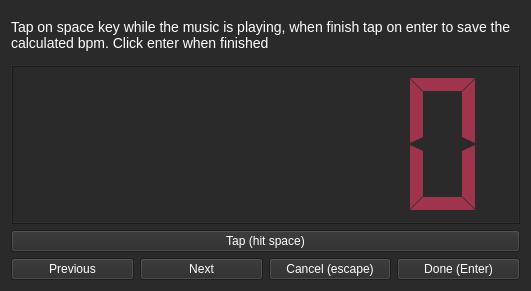
<?xml version="1.0" encoding="UTF-8"?>
<ui version="4.0">
 <class>tapDialog</class>
 <widget class="QDialog" name="tapDialog">
  <property name="windowModality">
   <enum>Qt::ApplicationModal</enum>
  </property>
  <property name="geometry">
   <rect>
    <x>0</x>
    <y>0</y>
    <width>531</width>
    <height>291</height>
   </rect>
  </property>
  <property name="windowTitle">
   <string>Taping the tempo</string>
  </property>
  <property name="styleSheet">
   <string notr="true">QDialog#tapDialog{
	background-color: rgb(42,42,42);
}</string>
  </property>
  <layout class="QVBoxLayout" name="verticalLayout">
   <item>
    <widget class="QLabel" name="label">
     <property name="sizePolicy">
      <sizepolicy hsizetype="Preferred" vsizetype="Fixed">
       <horstretch>0</horstretch>
       <verstretch>0</verstretch>
      </sizepolicy>
     </property>
     <property name="styleSheet">
      <string notr="true">QLabel{
	color:white;
	font-size: 14px;
	background-color: rgb(42,42,42)
}</string>
     </property>
     <property name="text">
      <string>Tap on space key while the music is playing, when finish tap on enter to save the calculated bpm. Click enter when finished</string>
     </property>
     <property name="wordWrap">
      <bool>true</bool>
     </property>
    </widget>
   </item>
   <item>
    <widget class="QLCDNumber" name="lcdNumber">
     <property name="styleSheet">
      <string notr="true">QLCDNumber{
	color: rgb(160,52,77);
	background-color: rgb(42,42,42);
}</string>
     </property>
     <property name="midLineWidth">
      <number>0</number>
     </property>
     <property name="smallDecimalPoint">
      <bool>true</bool>
     </property>
     <property name="numDigits">
      <number>5</number>
     </property>
     <property name="digitCount">
      <number>5</number>
     </property>
     <property name="mode">
      <enum>QLCDNumber::Dec</enum>
     </property>
     <property name="segmentStyle">
      <enum>QLCDNumber::Flat</enum>
     </property>
     <property name="value" stdset="0">
      <double>0.000000000000000</double>
     </property>
     <property name="intValue" stdset="0">
      <number>0</number>
     </property>
    </widget>
   </item>
   <item>
    <widget class="QPushButton" name="tapButton">
     <property name="focusPolicy">
      <enum>Qt::NoFocus</enum>
     </property>
     <property name="styleSheet">
      <string notr="true">QPushButton {
	background-color: #2a2a2a;
	color: white;
}</string>
     </property>
     <property name="text">
      <string>Tap (hit space)</string>
     </property>
     <property name="shortcut">
      <string>Space</string>
     </property>
     <property name="default">
      <bool>false</bool>
     </property>
     <property name="flat">
      <bool>false</bool>
     </property>
    </widget>
   </item>
   <item>
    <layout class="QHBoxLayout" name="horizontalLayout">
     <item>
      <widget class="QPushButton" name="previous">
       <property name="focusPolicy">
        <enum>Qt::NoFocus</enum>
       </property>
       <property name="toolTip">
        <string>Previous (up arrow), will save the bpm</string>
       </property>
       <property name="styleSheet">
        <string notr="true">QPushButton {
	background-color: #2a2a2a;
	color: white;
}</string>
       </property>
       <property name="text">
        <string>Previous</string>
       </property>
       <property name="shortcut">
        <string>Up</string>
       </property>
      </widget>
     </item>
     <item>
      <widget class="QPushButton" name="next">
       <property name="focusPolicy">
        <enum>Qt::NoFocus</enum>
       </property>
       <property name="toolTip">
        <string>Next (Down arrow), will save the bpm</string>
       </property>
       <property name="styleSheet">
        <string notr="true">QPushButton {
	background-color: #2a2a2a;
	color: white;
}</string>
       </property>
       <property name="text">
        <string>Next</string>
       </property>
       <property name="shortcut">
        <string>Down</string>
       </property>
      </widget>
     </item>
     <item>
      <widget class="QPushButton" name="cancel">
       <property name="focusPolicy">
        <enum>Qt::NoFocus</enum>
       </property>
       <property name="toolTip">
        <string>Close the windows without saving</string>
       </property>
       <property name="styleSheet">
        <string notr="true">QPushButton {
	background-color: #2a2a2a;
	color: white;
}</string>
       </property>
       <property name="text">
        <string>Cancel (escape)</string>
       </property>
       <property name="shortcut">
        <string>Esc</string>
       </property>
      </widget>
     </item>
     <item>
      <widget class="QPushButton" name="validate">
       <property name="focusPolicy">
        <enum>Qt::NoFocus</enum>
       </property>
       <property name="toolTip">
        <string>Save the BPM and close the window</string>
       </property>
       <property name="styleSheet">
        <string notr="true">QPushButton {
	background-color: #2a2a2a;
	color: white;
}</string>
       </property>
       <property name="text">
        <string>Done (Enter)</string>
       </property>
       <property name="shortcut">
        <string>Return</string>
       </property>
      </widget>
     </item>
    </layout>
   </item>
  </layout>
 </widget>
 <resources/>
 <connections/>
</ui>
